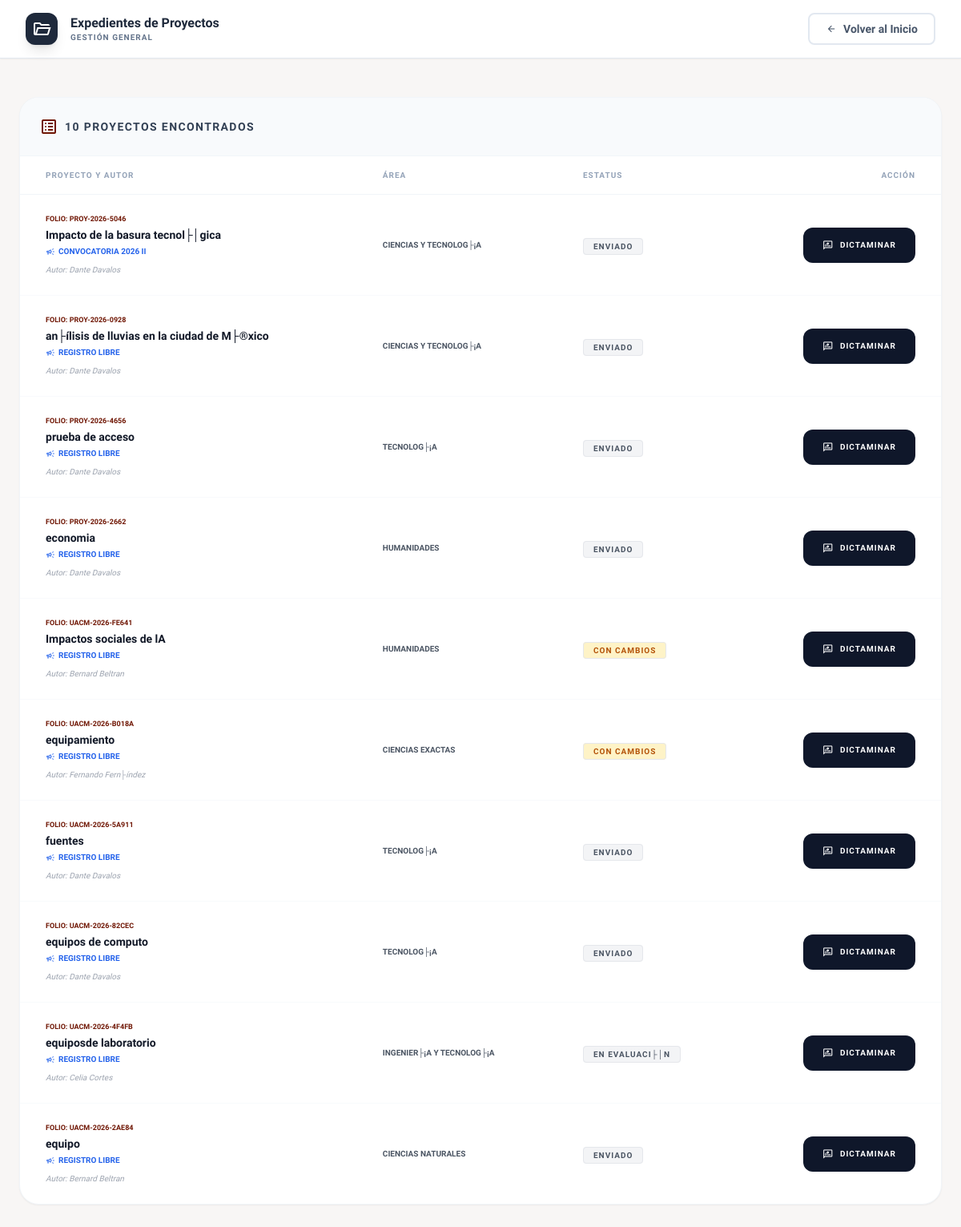
Page /frontend/admin-proyectos.php (signed in) on the committed database.
### tables this page shows
CREATE TABLE `proyectos` (
  `id` int NOT NULL AUTO_INCREMENT,
  `folio` varchar(20) NOT NULL,
  `usuario_id` int NOT NULL,
  `evaluador_id` int DEFAULT NULL,
  `titulo` text NOT NULL,
  `area` varchar(100) DEFAULT NULL,
  `duracion` varchar(50) DEFAULT NULL,
  `resumen` text,
  `colaborador_nombre` varchar(255) DEFAULT NULL,
  `colaborador_id` varchar(50) DEFAULT NULL,
  `colaborador_adscripcion` varchar(255) DEFAULT NULL,
  `alumno_nombre` varchar(255) DEFAULT NULL,
  `alumno_matricula` varchar(50) DEFAULT NULL,
  `monto` decimal(10,2) DEFAULT '0.00',
  `justificacion_gasto` text,
  `fecha_inicio` date DEFAULT NULL,
  `fecha_termino` date DEFAULT NULL,
  `estatus` varchar(50) DEFAULT 'Enviado',
  `calidad_academica` int DEFAULT '0',
  `viabilidad_tecnica` int DEFAULT '0',
  `observaciones` text,
  `fecha_creacion` timestamp NULL DEFAULT CURRENT_TIMESTAMP,
  `ruta_formato1` varchar(255) DEFAULT NULL,
  `ruta_formato2` varchar(255) DEFAULT NULL,
  `ruta_formato3` varchar(255) DEFAULT NULL,
  `justificacion` text,
  `fecha_fin` date DEFAULT NULL,
  `convocatoria_id` int DEFAULT NULL,
  PRIMARY KEY (`id`),
  UNIQUE KEY `folio` (`folio`),
  KEY `usuario_id` (`usuario_id`),
  KEY `fk_evaluador_asignado` (`evaluador_id`),
  CONSTRAINT `fk_evaluador_asignado` FOREIGN KEY (`evaluador_id`) REFERENCES `usuarios` (`id`) ON DELETE SET NULL,
  CONSTRAINT `proyectos_ibfk_1` FOREIGN KEY (`usuario_id`) REFERENCES `usuarios` (`id`) ON DELETE CASCADE
);

CREATE TABLE `convocatorias` (
  `id` int NOT NULL AUTO_INCREMENT,
  `titulo` varchar(255) NOT NULL,
  `descripcion` text,
  `fecha_apertura` date DEFAULT NULL,
  `fecha_cierre` date DEFAULT NULL,
  `estatus` varchar(50) DEFAULT 'Abierta',
  `fecha_creacion` timestamp NULL DEFAULT CURRENT_TIMESTAMP,
  `ruta_plantilla1` varchar(255) DEFAULT NULL,
  `ruta_plantilla2` varchar(255) DEFAULT NULL,
  `ruta_plantilla3` varchar(255) DEFAULT NULL,
  PRIMARY KEY (`id`)
);

CREATE TABLE `usuarios` (
  `id` int NOT NULL AUTO_INCREMENT,
  `nombre` varchar(100) NOT NULL,
  `correo` varchar(100) NOT NULL,
  `password` varchar(255) NOT NULL,
  `rol` varchar(30) NOT NULL DEFAULT 'investigador',
  `fecha_registro` timestamp NULL DEFAULT CURRENT_TIMESTAMP,
  PRIMARY KEY (`id`),
  UNIQUE KEY `correo` (`correo`)
);

### frontend/admin-proyectos.php (the view, shortened to what this page needs)
<?php
require_once 'conexion.php';
$rol = $_SESSION['rol'];
if ($rol === 'admin') {
    $sql = "SELECT p.id, p.folio, p.titulo, p.area, p.estatus, p.fecha_creacion, u.nombre as investigador, c.titulo as nombre_convocatoria
            FROM proyectos p
            JOIN usuarios u ON p.usuario_id = u.id
            LEFT JOIN convocatorias c ON p.convocatoria_id = c.id
            ORDER BY p.id DESC";
}
$res = mysqli_query($conexion, $sql);
$num_proyectos = mysqli_num_rows($res);
?>
<!DOCTYPE html>
<html lang="es">
<head>
    <script src="https://cdn.tailwindcss.com"></script>
    <script id="tailwind-config">
        tailwind.config = {
            theme: {
                extend: { colors: { "primary": "#701705", "background-light": "#f8f6f5" }, fontFamily: { "display": ["Lexend", "sans-serif"] } },
            },
        }
    </script>
</head>
<body class="bg-background-light font-display text-slate-800 pb-20">
    <header class="bg-white border-b border-slate-200 px-8 py-4 flex items-center justify-between sticky top-0 z-50 shadow-sm">
        <div class="flex items-center gap-4">
            <div class="size-10 bg-slate-800 text-white flex items-center justify-center rounded-xl shadow-lg">
                <span class="material-symbols-outlined">folder_open</span>
            </div>
            <div>
                <h2 class="font-bold text-slate-800 leading-tight">Expedientes de Proyectos</h2>
                <p class="text-[10px] font-black uppercase tracking-widest text-slate-500">
                    <?php echo ($rol === 'admin') ? 'Gestión General' : 'Mis Asignaciones'; ?>
                </p>
            </div>
        </div>
        <div class="flex gap-4">
            <?php $ruta_volver = ($rol === 'admin') ? 'admin-dashboard.php' : 'dashboard.php'; ?>
            <a href="<?php echo $ruta_volver; ?>" class="flex items-center gap-2 px-5 py-2 border-2 border-slate-200 text-slate-600 rounded-lg hover:bg-slate-50 transition-all font-bold text-sm">
                <span class="material-symbols-outlined text-sm">arrow_back</span> Volver al Inicio
            </a>
        </div>
    </header>
    <main class="max-w-7xl mx-auto px-6 py-12">
        <div class="bg-white rounded-3xl shadow-sm border border-slate-100 overflow-hidden">
            <div class="p-6 border-b border-slate-100 bg-slate-50 flex justify-between items-center">
                <h3 class="text-sm font-black text-slate-700 uppercase tracking-widest flex items-center gap-2">
                    <span class="material-symbols-outlined text-primary">list_alt</span>
                    <?php echo $num_proyectos; ?> Proyectos Encontrados
                </h3>
            </div>
            <table class="w-full text-left">
                <thead class="bg-white border-b border-slate-100">
                    <tr>
                        <th class="px-8 py-4 text-[10px] font-black uppercase tracking-widest text-slate-400">Proyecto y Autor</th>
                        <th class="px-8 py-4 text-[10px] font-black uppercase tracking-widest text-slate-400">Área</th>
                        <th class="px-8 py-4 text-[10px] font-black uppercase tracking-widest text-slate-400">Estatus</th>
                        <th class="px-8 py-4 text-[10px] font-black uppercase tracking-widest text-slate-400 text-right">Acción</th>
                    </tr>
                </thead>
                <tbody class="divide-y divide-slate-50">
                    <?php while($p = mysqli_fetch_assoc($res)): ?>
                    <tr class="hover:bg-slate-50 transition-colors">
                        <td class="px-8 py-6">
                            <span class="text-primary font-black text-[9px] mb-1 block">FOLIO: <?php echo htmlspecialchars($p['folio']); ?></span>
                            <h3 class="font-bold text-gray-900 text-sm leading-tight mb-1"><?php echo htmlspecialchars($p['titulo']); ?></h3>
                            <p class="text-[10px] font-bold text-blue-600 uppercase flex items-center gap-1">
                                <span class="material-symbols-outlined text-[12px]">campaign</span>
                                <?php echo htmlspecialchars($p['nombre_convocatoria'] ?? 'Registro Libre'); ?>
                            </p>
                            <?php if($rol === 'admin'): ?>
                                <p class="text-[10px] text-gray-400 mt-2 italic">Autor: <?php echo htmlspecialchars($p['investigador']); ?></p>
                            <?php endif; ?>
                        </td>
                        <td class="px-8 py-6 text-[10px] font-bold text-gray-600 uppercase"><?php echo htmlspecialchars($p['area'] ?? 'No definida'); ?></td>
                        <td class="px-8 py-6">
                            <?php
                                $est = $p['estatus'];
                                $badgeClass = "bg-gray-100 text-gray-600";
                                if ($est == 'Con Cambios') $badgeClass = "bg-amber-100 text-amber-700";
                            ?>
                            <span class="px-3 py-1 rounded text-[10px] font-black uppercase tracking-widest border border-current/10 <?php echo $badgeClass; ?>">
                                <?php echo htmlspecialchars($est); ?>
                            </span>
                        </td>
                        <td class="px-8 py-6 text-right">
                            <a href="admin-evaluacion.php?id=<?php echo $p['id']; ?>" class="inline-flex items-center gap-2 bg-slate-900 text-white text-[10px] font-black px-6 py-3 rounded-xl hover:bg-primary transition-all uppercase tracking-widest">
                                <span class="material-symbols-outlined text-sm">rate_review</span> Dictaminar
                            </a>
                        </td>
                    </tr>
                    <?php endwhile; ?>
                </tbody>
            </table>
        </div>
    </main>
</body>
</html>

### rows in the picture
proyectos: folio "PROY-2026-5046", titulo "Impacto de la basura tecnol├│gica", convocatoria.titulo "CONVOCATORIA 2026 II", usuario.nombre "Dante Davalos", area "CIENCIAS Y TECNOLOG├¡A", estatus "ENVIADO"
proyectos: folio "PROY-2026-0928", titulo "an├ílisis de lluvias en la ciudad de M├®xico", nombre_convocatoria "REGISTRO LIBRE", usuario.nombre "Dante Davalos", area "CIENCIAS Y TECNOLOG├¡A", estatus "ENVIADO"
proyectos: folio "PROY-2026-4656", titulo "prueba de acceso", nombre_convocatoria "REGISTRO LIBRE", usuario.nombre "Dante Davalos", area "TECNOLOG├¡A", estatus "ENVIADO"
proyectos: folio "PROY-2026-2662", titulo "economia", nombre_convocatoria "REGISTRO LIBRE", usuario.nombre "Dante Davalos", area "HUMANIDADES", estatus "ENVIADO"
proyectos: folio "UACM-2026-FE641", titulo "Impactos sociales de lA", nombre_convocatoria "REGISTRO LIBRE", usuario.nombre "Bernard Beltran", area "HUMANIDADES", estatus "CON CAMBIOS"
proyectos: folio "UACM-2026-B018A", titulo "equipamiento", nombre_convocatoria "REGISTRO LIBRE", usuario.nombre "Fernando Fern├índez", area "CIENCIAS EXACTAS", estatus "CON CAMBIOS"
proyectos: folio "UACM-2026-5A911", titulo "fuentes", nombre_convocatoria "REGISTRO LIBRE", usuario.nombre "Dante Davalos", area "TECNOLOG├¡A", estatus "ENVIADO"
proyectos: folio "UACM-2026-82CEC", titulo "equipos de computo", nombre_convocatoria "REGISTRO LIBRE", usuario.nombre "Dante Davalos", area "TECNOLOG├¡A", estatus "ENVIADO"
proyectos: folio "UACM-2026-4F4FB", titulo "equiposde laboratorio", nombre_convocatoria "REGISTRO LIBRE", usuario.nombre "Celia Cortes", area "INGENIER├¡A Y TECNOLOG├¡A", estatus "EN EVALUACI├│N"
proyectos: folio "UACM-2026-2AE84", titulo "equipo", nombre_convocatoria "REGISTRO LIBRE", usuario.nombre "Bernard Beltran", area "CIENCIAS NATURALES", estatus "ENVIADO"

### other values in the picture
$num_proyectos "10"
